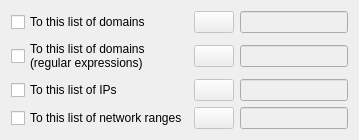
     <widget class="QWidget" name="tabWidgetPage3">
      <attribute name="icon">
       <iconset theme="document-properties">
        <normaloff>../../../../../../.designer/backup</normaloff>../../../../../../.designer/backup</iconset>
      </attribute>
      <attribute name="title">
       <string>List of domains/IPs</string>
      </attribute>
      <layout class="QGridLayout" name="gridLayout_5">
       <item row="3" column="0">
        <widget class="QCheckBox" name="dstListNetsCheck">
         <property name="text">
          <string>To this list of network ranges</string>
         </property>
        </widget>
       </item>
       <item row="2" column="0">
        <widget class="QCheckBox" name="dstListIPsCheck">
         <property name="text">
          <string>To this list of IPs</string>
         </property>
        </widget>
       </item>
       <item row="2" column="1">
        <layout class="QHBoxLayout" name="horizontalLayout_7">
         <item>
          <widget class="QPushButton" name="selectIPsListButton">
           <property name="enabled">
            <bool>false</bool>
           </property>
           <property name="text">
            <string/>
           </property>
           <property name="icon">
            <iconset theme="system-search">
             <normaloff>../../../../../../.designer/backup</normaloff>../../../../../../.designer/backup</iconset>
           </property>
          </widget>
         </item>
         <item>
          <widget class="QLineEdit" name="dstListIPsLine">
           <property name="enabled">
            <bool>false</bool>
           </property>
           <property name="toolTip">
            <string>&lt;html&gt;&lt;head/&gt;&lt;body&gt;&lt;p&gt;Select a directory with files containing list of IPs to block or allow:&lt;/p&gt;&lt;p&gt;1.2.3.4.5&lt;/p&gt;&lt;p&gt;1.2.3.4.6&lt;/p&gt;&lt;p&gt;.&lt;/p&gt;&lt;p&gt;etc.&lt;/p&gt;&lt;p&gt;One IP per line. Empty lines or started with # are ignored.&lt;/p&gt;&lt;/body&gt;&lt;/html&gt;</string>
           </property>
          </widget>
         </item>
        </layout>
       </item>
       <item row="0" column="0">
        <widget class="QCheckBox" name="dstListsCheck">
         <property name="text">
          <string>To this list of domains</string>
         </property>
        </widget>
       </item>
       <item row="3" column="1">
        <layout class="QHBoxLayout" name="horizontalLayout_9">
         <item>
          <widget class="QPushButton" name="selectNetsListButton">
           <property name="enabled">
            <bool>false</bool>
           </property>
           <property name="text">
            <string/>
           </property>
           <property name="icon">
            <iconset theme="system-search">
             <normaloff>../../../../../../.designer/backup</normaloff>../../../../../../.designer/backup</iconset>
           </property>
          </widget>
         </item>
         <item>
          <widget class="QLineEdit" name="dstListNetsLine">
           <property name="enabled">
            <bool>false</bool>
           </property>
           <property name="toolTip">
            <string>&lt;html&gt;&lt;head/&gt;&lt;body&gt;&lt;p&gt;Select a directory with files containing list of network ranges to block or allow:&lt;/p&gt;&lt;p&gt;1.2.3.0/24&lt;/p&gt;&lt;p&gt;80.34.56.0/20&lt;/p&gt;&lt;p&gt;.&lt;/p&gt;&lt;p&gt;etc.&lt;br/&gt;&lt;/p&gt;&lt;p&gt;One Network Range per line. Empty lines or started with # are ignored.&lt;/p&gt;&lt;/body&gt;&lt;/html&gt;</string>
           </property>
          </widget>
         </item>
        </layout>
       </item>
       <item row="0" column="1">
        <layout class="QHBoxLayout" name="horizontalLayout_6">
         <item>
          <widget class="QPushButton" name="selectListButton">
           <property name="enabled">
            <bool>false</bool>
           </property>
           <property name="text">
            <string/>
           </property>
           <property name="icon">
            <iconset theme="system-search">
             <normaloff>../../../../../../.designer/backup</normaloff>../../../../../../.designer/backup</iconset>
           </property>
          </widget>
         </item>
         <item>
          <widget class="QLineEdit" name="dstListsLine">
           <property name="enabled">
            <bool>false</bool>
           </property>
           <property name="toolTip">
            <string>&lt;html&gt;&lt;head/&gt;&lt;body&gt;&lt;p&gt;Select a directory with lists of domains to block or allow.&lt;/p&gt;&lt;p&gt;Put inside that directory files with any extension containing lists of domains.&lt;/p&gt;&lt;p&gt;&lt;br/&gt;The format of each entry of a list is as follow (hosts format):&lt;/p&gt;&lt;p&gt;127.0.0.1 www.domain.com&lt;/p&gt;&lt;p&gt;or &lt;/p&gt;&lt;p&gt;0.0.0.0 www.domain.com&lt;/p&gt;&lt;p&gt;Empty lines or started with # are ignored.&lt;/p&gt;&lt;/body&gt;&lt;/html&gt;</string>
           </property>
          </widget>
         </item>
        </layout>
       </item>
       <item row="1" column="0">
        <widget class="QCheckBox" name="dstListRegexpCheck">
         <property name="sizePolicy">
          <sizepolicy hsizetype="Maximum" vsizetype="Fixed">
           <horstretch>0</horstretch>
           <verstretch>0</verstretch>
          </sizepolicy>
         </property>
         <property name="text">
          <string>To this list of domains 
(regular expressions)</string>
         </property>
        </widget>
       </item>
       <item row="1" column="1">
        <layout class="QHBoxLayout" name="horizontalLayout_10">
         <item>
          <widget class="QPushButton" name="selectListRegexpButton">
           <property name="enabled">
            <bool>false</bool>
           </property>
           <property name="text">
            <string/>
           </property>
           <property name="icon">
            <iconset theme="system-search">
             <normaloff>../../../../../../.designer/backup</normaloff>../../../../../../.designer/backup</iconset>
           </property>
          </widget>
         </item>
         <item>
          <widget class="QLineEdit" name="dstRegexpListsLine">
           <property name="enabled">
            <bool>false</bool>
           </property>
           <property name="toolTip">
            <string>&lt;html&gt;&lt;head/&gt;&lt;body&gt;&lt;p&gt;Select a directory with files containing regular expressions of domains to block or allow:&lt;/p&gt;&lt;p&gt;.*\.example\.com&lt;/p&gt;&lt;p&gt;You can also use a domain as is: &amp;quot;example.com&amp;quot; , and it'll match whatever.example.com, whatever.example.com.localdomain, etc.&lt;/p&gt;&lt;p&gt;One domain per line. Empty lines or started with # are ignored.&lt;/p&gt;&lt;/body&gt;&lt;/html&gt;</string>
           </property>
          </widget>
         </item>
        </layout>
       </item>
      </layout>
     </widget>
